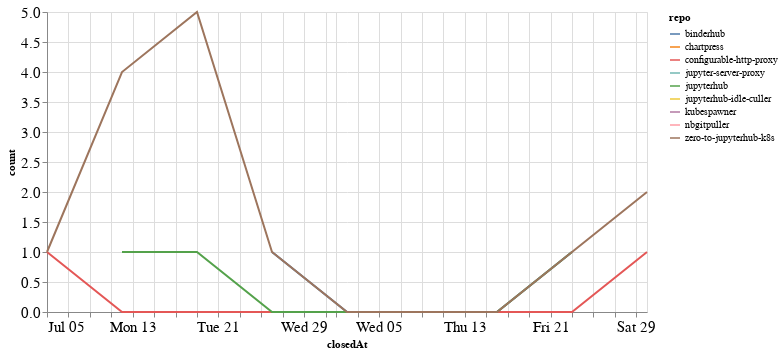

Source (notebook cell):
### Code cell
closed_by_time = closed_by.groupby('repo').resample('W', on='closedAt').count()['author'].reset_index()
closed_by_time = closed_by_time.rename(columns={'author': 'count'})

alt.Chart(closed_by_time, width=600).mark_line().encode(
    x='closedAt',
    y='count',
    color='repo',
    tooltip="repo"
)

### Figure 1 — Vega-Lite specification as saved in the notebook (floating-point values rounded to 4 significant figures)
{"config": {"axisLeft": {"labelFontSize": 15}, "axisBottom": {"labelFontSize": 15}}, "data": {"name": "data-4201e3e7e15279488c15536f928c9063"}, "mark": "line", "encoding": {"color": {"type": "nominal", "field": "repo"}, "tooltip": {"type": "nominal", "field": "repo"}, "x": {"type": "temporal", "field": "closedAt"}, "y": {"type": "quantitative", "field": "count"}}, "width": 600, "$schema": "https://vega.github.io/schema/vega-lite/v4.8.1.json", "datasets": {"data-4201e3e7e15279488c15536f928c9063": [{"repo": "binderhub", "closedAt": "2020-07-26T00:00:00", "count": 1}, {"repo": "binderhub", "closedAt": "2020-08-02T00:00:00", "count": 0}, {"repo": "binderhub", "closedAt": "2020-08-09T00:00:00", "count": 0}, {"repo": "binderhub", "closedAt": "2020-08-16T00:00:00", "count": 0}, {"repo": "binderhub", "closedAt": "2020-08-23T00:00:00", "count": 1}, {"repo": "chartpress", "closedAt": "2020-07-19T00:00:00", "count": 1}, {"repo": "configurable-http-proxy", "closedAt": "2020-07-05T00:00:00", "count": 1}, {"repo": "configurable-http-proxy", "closedAt": "2020-07-12T00:00:00", "count": 0}, {"repo": "configurable-http-proxy", "closedAt": "2020-07-19T00:00:00", "count": 0}, {"repo": "configurable-http-proxy", "closedAt": "2020-07-26T00:00:00", "count": 0}, {"repo": "configurable-http-proxy", "closedAt": "2020-08-02T00:00:00", "count": 0}, {"repo": "configurable-http-proxy", "closedAt": "2020-08-09T00:00:00", "count": 0}, {"repo": "configurable-http-proxy", "closedAt": "2020-08-16T00:00:00", "count": 0}, {"repo": "configurable-http-proxy", "closedAt": "2020-08-23T00:00:00", "count": 0}, {"repo": "configurable-http-proxy", "closedAt": "2020-08-30T00:00:00", "count": 1}, {"repo": "jupyter-server-proxy", "closedAt": "2020-08-02T00:00:00", "count": 1}, {"repo": "jupyterhub", "closedAt": "2020-07-12T00:00:00", "count": 1}, {"repo": "jupyterhub", "closedAt": "2020-07-19T00:00:00", "count": 1}, {"repo": "jupyterhub", "closedAt": "2020-07-26T00:00:00", "count": 0}, {"repo": "jupyterhub", "closedAt": "2020-08-02T00:00:00", "count": 0}, {"repo": "jupyterhub", "closedAt": "2020-08-09T00:00:00", "count": 0}, {"repo": "jupyterhub", "closedAt": "2020-08-16T00:00:00", "count": 0}, {"repo": "jupyterhub", "closedAt": "2020-08-23T00:00:00", "count": 1}, {"repo": "jupyterhub-idle-culler", "closedAt": "2020-08-23T00:00:00", "count": 1}, {"repo": "kubespawner", "closedAt": "2020-07-19T00:00:00", "count": 1}, {"repo": "nbgitpuller", "closedAt": "2020-08-02T00:00:00", "count": 4}, {"repo": "zero-to-jupyterhub-k8s", "closedAt": "2020-07-05T00:00:00", "count": 1}, {"repo": "zero-to-jupyterhub-k8s", "closedAt": "2020-07-12T00:00:00", "count": 4}, {"repo": "zero-to-jupyterhub-k8s", "closedAt": "2020-07-19T00:00:00", "count": 5}, {"repo": "zero-to-jupyterhub-k8s", "closedAt": "2020-07-26T00:00:00", "count": 1}, {"repo": "zero-to-jupyterhub-k8s", "closedAt": "2020-08-02T00:00:00", "count": 0}, {"repo": "zero-to-jupyterhub-k8s", "closedAt": "2020-08-09T00:00:00", "count": 0}, {"repo": "zero-to-jupyterhub-k8s", "closedAt": "2020-08-16T00:00:00", "count": 0}, {"repo": "zero-to-jupyterhub-k8s", "closedAt": "2020-08-23T00:00:00", "count": 1}, {"repo": "zero-to-jupyterhub-k8s", "closedAt": "2020-08-30T00:00:00", "count": 2}]}}
